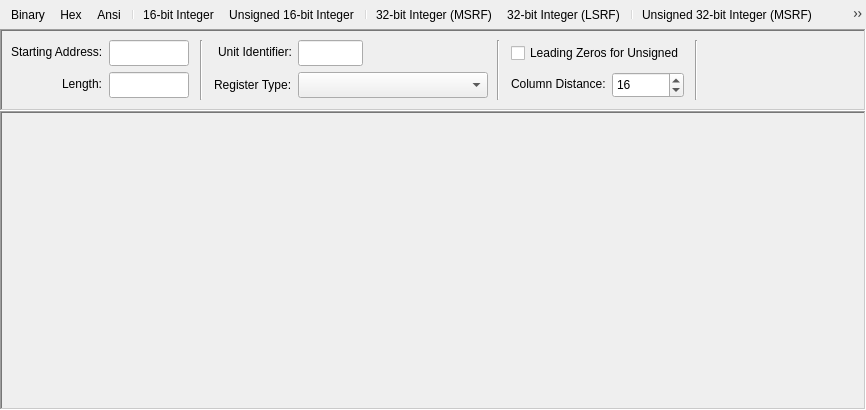
<?xml version="1.0" encoding="UTF-8"?>
<ui version="4.0">
 <class>FormDataView</class>
 <widget class="QWidget" name="FormDataView">
  <property name="geometry">
   <rect>
    <x>0</x>
    <y>0</y>
    <width>866</width>
    <height>410</height>
   </rect>
  </property>
  <layout class="QVBoxLayout" name="verticalLayout_2">
   <property name="spacing">
    <number>0</number>
   </property>
   <property name="leftMargin">
    <number>0</number>
   </property>
   <property name="topMargin">
    <number>0</number>
   </property>
   <property name="rightMargin">
    <number>0</number>
   </property>
   <property name="bottomMargin">
    <number>0</number>
   </property>
   <item>
    <widget class="ToolBar" name="toolBarDisplay">
     <property name="iconSize">
      <size>
       <width>24</width>
       <height>24</height>
      </size>
     </property>
     <addaction name="actionDisplayBinary"/>
     <addaction name="actionDisplayHex"/>
     <addaction name="actionDisplayAnsi"/>
     <addaction name="separator"/>
     <addaction name="actionDisplayInt16"/>
     <addaction name="actionDisplayUInt16"/>
     <addaction name="separator"/>
     <addaction name="actionDisplayInt32"/>
     <addaction name="actionDisplayInt32LSRF"/>
     <addaction name="separator"/>
     <addaction name="actionDisplayUInt32"/>
     <addaction name="actionDisplayUInt32LSRF"/>
     <addaction name="separator"/>
     <addaction name="actionDisplayInt64"/>
     <addaction name="actionDisplayInt64LSRF"/>
     <addaction name="separator"/>
     <addaction name="actionDisplayUInt64"/>
     <addaction name="actionDisplayUInt64LSRF"/>
     <addaction name="separator"/>
     <addaction name="actionDisplayFloat32"/>
     <addaction name="actionDisplayFloat32LSRF"/>
     <addaction name="separator"/>
     <addaction name="actionDisplayFloat64"/>
     <addaction name="actionDisplayFloat64LSRF"/>
     <addaction name="separator"/>
     <addaction name="actionDisplaySwapBytes"/>
    </widget>
   </item>
   <item>
    <widget class="QScrollArea" name="frameDataDefinition">
     <property name="autoFillBackground">
      <bool>true</bool>
     </property>
     <property name="frameShape">
      <enum>QFrame::WinPanel</enum>
     </property>
     <property name="frameShadow">
      <enum>QFrame::Sunken</enum>
     </property>
     <property name="verticalScrollBarPolicy">
      <enum>Qt::ScrollBarAlwaysOff</enum>
     </property>
     <property name="horizontalScrollBarPolicy">
      <enum>Qt::ScrollBarAsNeeded</enum>
     </property>
     <property name="widgetResizable">
      <bool>true</bool>
     </property>
     <widget class="QWidget" name="scrollAreaWidgetContents">
      <property name="geometry">
       <rect>
        <x>0</x>
        <y>0</y>
        <width>862</width>
        <height>88</height>
       </rect>
      </property>
      <layout class="QHBoxLayout" name="horizontalLayout_3" stretch="0,0,0,0,0,0,0">
       <property name="spacing">
        <number>9</number>
       </property>
       <item>
        <widget class="QFrame" name="frame_5">
         <property name="sizePolicy">
          <sizepolicy hsizetype="Maximum" vsizetype="Preferred">
           <horstretch>0</horstretch>
           <verstretch>0</verstretch>
          </sizepolicy>
         </property>
         <layout class="QFormLayout" name="formLayout">
          <property name="rowWrapPolicy">
           <enum>QFormLayout::DontWrapRows</enum>
          </property>
          <property name="labelAlignment">
           <set>Qt::AlignRight|Qt::AlignTrailing|Qt::AlignVCenter</set>
          </property>
          <property name="leftMargin">
           <number>0</number>
          </property>
          <property name="topMargin">
           <number>0</number>
          </property>
          <property name="rightMargin">
           <number>2</number>
          </property>
          <property name="bottomMargin">
           <number>0</number>
          </property>
          <item row="0" column="0">
           <widget class="QLabel" name="labelAddress">
            <property name="text">
             <string>Starting Address:</string>
            </property>
           </widget>
          </item>
          <item row="1" column="0">
           <widget class="QLabel" name="labelLength">
            <property name="text">
             <string>Length:</string>
            </property>
           </widget>
          </item>
          <item row="1" column="1">
           <widget class="NumericLineEdit" name="lineEditLength">
            <property name="minimumSize">
             <size>
              <width>0</width>
              <height>26</height>
             </size>
            </property>
            <property name="maximumSize">
             <size>
              <width>80</width>
              <height>16777215</height>
             </size>
            </property>
            <property name="contextMenuPolicy">
             <enum>Qt::NoContextMenu</enum>
            </property>
            <property name="acceptDrops">
             <bool>false</bool>
            </property>
           </widget>
          </item>
          <item row="0" column="1">
           <widget class="NumericLineEdit" name="lineEditAddress">
            <property name="minimumSize">
             <size>
              <width>0</width>
              <height>26</height>
             </size>
            </property>
            <property name="maximumSize">
             <size>
              <width>80</width>
              <height>16777215</height>
             </size>
            </property>
            <property name="contextMenuPolicy">
             <enum>Qt::NoContextMenu</enum>
            </property>
            <property name="acceptDrops">
             <bool>false</bool>
            </property>
           </widget>
          </item>
         </layout>
        </widget>
       </item>
       <item>
        <widget class="Line" name="line">
         <property name="orientation">
          <enum>Qt::Vertical</enum>
         </property>
        </widget>
       </item>
       <item>
        <widget class="QFrame" name="frame_4">
         <property name="sizePolicy">
          <sizepolicy hsizetype="Maximum" vsizetype="Preferred">
           <horstretch>0</horstretch>
           <verstretch>0</verstretch>
          </sizepolicy>
         </property>
         <layout class="QFormLayout" name="formLayout_3">
          <property name="rowWrapPolicy">
           <enum>QFormLayout::DontWrapRows</enum>
          </property>
          <property name="labelAlignment">
           <set>Qt::AlignRight|Qt::AlignTrailing|Qt::AlignVCenter</set>
          </property>
          <property name="leftMargin">
           <number>2</number>
          </property>
          <property name="topMargin">
           <number>0</number>
          </property>
          <property name="rightMargin">
           <number>0</number>
          </property>
          <property name="bottomMargin">
           <number>2</number>
          </property>
          <item row="0" column="0">
           <widget class="QLabel" name="labelDeviceId">
            <property name="text">
             <string>Unit Identifier:</string>
            </property>
           </widget>
          </item>
          <item row="0" column="1">
           <widget class="NumericLineEdit" name="lineEditDeviceId">
            <property name="minimumSize">
             <size>
              <width>0</width>
              <height>26</height>
             </size>
            </property>
            <property name="maximumSize">
             <size>
              <width>65</width>
              <height>16777215</height>
             </size>
            </property>
            <property name="contextMenuPolicy">
             <enum>Qt::NoContextMenu</enum>
            </property>
            <property name="acceptDrops">
             <bool>false</bool>
            </property>
           </widget>
          </item>
          <item row="1" column="0">
           <widget class="QLabel" name="labelMobusPointType">
            <property name="minimumSize">
             <size>
              <width>0</width>
              <height>26</height>
             </size>
            </property>
            <property name="text">
             <string>Register Type:</string>
            </property>
            <property name="alignment">
             <set>Qt::AlignLeading|Qt::AlignLeft|Qt::AlignVCenter</set>
            </property>
           </widget>
          </item>
          <item row="1" column="1">
           <widget class="PointTypeComboBox" name="comboBoxModbusPointType">
            <property name="minimumSize">
             <size>
              <width>190</width>
              <height>26</height>
             </size>
            </property>
            <property name="focusPolicy">
             <enum>Qt::StrongFocus</enum>
            </property>
            <property name="frame">
             <bool>true</bool>
            </property>
           </widget>
          </item>
         </layout>
        </widget>
       </item>
       <item>
        <widget class="Line" name="line_2">
         <property name="orientation">
          <enum>Qt::Vertical</enum>
         </property>
        </widget>
       </item>
       <item>
        <widget class="QFrame" name="frame">
         <property name="sizePolicy">
          <sizepolicy hsizetype="Maximum" vsizetype="Preferred">
           <horstretch>0</horstretch>
           <verstretch>0</verstretch>
          </sizepolicy>
         </property>
         <layout class="QFormLayout" name="formLayout_2">
          <property name="rowWrapPolicy">
           <enum>QFormLayout::DontWrapRows</enum>
          </property>
          <property name="leftMargin">
           <number>2</number>
          </property>
          <property name="topMargin">
           <number>0</number>
          </property>
          <property name="rightMargin">
           <number>2</number>
          </property>
          <property name="bottomMargin">
           <number>0</number>
          </property>
          <item row="1" column="0">
           <widget class="QLabel" name="labelColumnsDistance">
            <property name="text">
             <string>Column Distance:</string>
            </property>
           </widget>
          </item>
          <item row="1" column="1">
           <widget class="QSpinBox" name="spinBoxColumnsDistance">
            <property name="minimumSize">
             <size>
              <width>60</width>
              <height>26</height>
             </size>
            </property>
            <property name="minimum">
             <number>1</number>
            </property>
            <property name="maximum">
             <number>32</number>
            </property>
            <property name="value">
             <number>16</number>
            </property>
           </widget>
          </item>
          <item row="0" column="0" colspan="2">
           <widget class="QCheckBox" name="checkBoxLeadingZeros">
            <property name="minimumSize">
             <size>
              <width>0</width>
              <height>26</height>
             </size>
            </property>
            <property name="text">
             <string>Leading Zeros for Unsigned</string>
            </property>
           </widget>
          </item>
         </layout>
        </widget>
       </item>
       <item>
        <widget class="Line" name="line_3">
         <property name="orientation">
          <enum>Qt::Vertical</enum>
         </property>
        </widget>
       </item>
       <item>
        <spacer name="horizontalSpacer">
         <property name="orientation">
          <enum>Qt::Horizontal</enum>
         </property>
         <property name="sizeHint" stdset="0">
          <size>
           <width>0</width>
           <height>0</height>
          </size>
         </property>
        </spacer>
       </item>
      </layout>
     </widget>
    </widget>
   </item>
   <item>
    <widget class="OutputDataWidget" name="outputWidget">
     <property name="sizePolicy">
      <sizepolicy hsizetype="Preferred" vsizetype="Preferred">
       <horstretch>0</horstretch>
       <verstretch>1</verstretch>
      </sizepolicy>
     </property>
     <property name="autoFillBackground">
      <bool>true</bool>
     </property>
     <property name="frameShape">
      <enum>QFrame::WinPanel</enum>
     </property>
     <property name="frameShadow">
      <enum>QFrame::Sunken</enum>
     </property>
    </widget>
   </item>
  </layout>
  <action name="actionDisplayBinary">
   <property name="checkable">
    <bool>true</bool>
   </property>
   <property name="icon">
    <iconset resource="resources.qrc">
     <normaloff>:/res/icons/fallback/binary.png</normaloff>:/res/icons/fallback/binary.png</iconset>
   </property>
   <property name="text">
    <string>Binary</string>
   </property>
   <property name="toolTip">
    <string>Binary</string>
   </property>
   <property name="shortcut">
    <string notr="true">Ctrl+1</string>
   </property>
   <property name="shortcutContext">
    <enum>Qt::ShortcutContext::WidgetWithChildrenShortcut</enum>
   </property>
  </action>
  <action name="actionDisplayHex">
   <property name="checkable">
    <bool>true</bool>
   </property>
   <property name="icon">
    <iconset resource="resources.qrc">
     <normaloff>:/res/icons/fallback/hex.png</normaloff>:/res/icons/fallback/hex.png</iconset>
   </property>
   <property name="text">
    <string>Hex</string>
   </property>
   <property name="toolTip">
    <string>Hex</string>
   </property>
   <property name="shortcut">
    <string notr="true">Ctrl+2</string>
   </property>
   <property name="shortcutContext">
    <enum>Qt::ShortcutContext::WidgetWithChildrenShortcut</enum>
   </property>
  </action>
  <action name="actionDisplayAnsi">
   <property name="checkable">
    <bool>true</bool>
   </property>
   <property name="icon">
    <iconset resource="resources.qrc">
     <normaloff>:/res/icons/fallback/ansi.png</normaloff>:/res/icons/fallback/ansi.png</iconset>
   </property>
   <property name="text">
    <string>Ansi</string>
   </property>
   <property name="toolTip">
    <string>Ansi</string>
   </property>
  </action>
  <action name="actionDisplayInt16">
   <property name="checkable">
    <bool>true</bool>
   </property>
   <property name="icon">
    <iconset resource="resources.qrc">
     <normaloff>:/res/icons/fallback/int16.png</normaloff>:/res/icons/fallback/int16.png</iconset>
   </property>
   <property name="text">
    <string>16-bit Integer</string>
   </property>
   <property name="toolTip">
    <string>16-bit Integer</string>
   </property>
   <property name="shortcut">
    <string notr="true">Ctrl+3</string>
   </property>
   <property name="shortcutContext">
    <enum>Qt::ShortcutContext::WidgetWithChildrenShortcut</enum>
   </property>
  </action>
  <action name="actionDisplayUInt16">
   <property name="checkable">
    <bool>true</bool>
   </property>
   <property name="icon">
    <iconset resource="resources.qrc">
     <normaloff>:/res/icons/fallback/uint16.png</normaloff>:/res/icons/fallback/uint16.png</iconset>
   </property>
   <property name="text">
    <string>Unsigned 16-bit Integer</string>
   </property>
   <property name="toolTip">
    <string>Unsigned 16-bit Integer</string>
   </property>
   <property name="shortcut">
    <string notr="true">Ctrl+4</string>
   </property>
   <property name="shortcutContext">
    <enum>Qt::ShortcutContext::WidgetWithChildrenShortcut</enum>
   </property>
  </action>
  <action name="actionDisplayInt32">
   <property name="checkable">
    <bool>true</bool>
   </property>
   <property name="icon">
    <iconset resource="resources.qrc">
     <normaloff>:/res/icons/fallback/int32.png</normaloff>:/res/icons/fallback/int32.png</iconset>
   </property>
   <property name="text">
    <string>32-bit Integer (MSRF)</string>
   </property>
   <property name="toolTip">
    <string>32-bit Integer (MSRF)</string>
   </property>
   <property name="shortcut">
    <string notr="true">Ctrl+5</string>
   </property>
   <property name="shortcutContext">
    <enum>Qt::ShortcutContext::WidgetWithChildrenShortcut</enum>
   </property>
  </action>
  <action name="actionDisplayInt32LSRF">
   <property name="checkable">
    <bool>true</bool>
   </property>
   <property name="icon">
    <iconset resource="resources.qrc">
     <normaloff>:/res/icons/fallback/swapped-int32.png</normaloff>:/res/icons/fallback/swapped-int32.png</iconset>
   </property>
   <property name="text">
    <string>32-bit Integer (LSRF)</string>
   </property>
   <property name="toolTip">
    <string>32-bit Integer (LSRF)</string>
   </property>
   <property name="shortcut">
    <string notr="true">Ctrl+Alt+5</string>
   </property>
   <property name="shortcutContext">
    <enum>Qt::ShortcutContext::WidgetWithChildrenShortcut</enum>
   </property>
  </action>
  <action name="actionDisplayUInt32">
   <property name="checkable">
    <bool>true</bool>
   </property>
   <property name="icon">
    <iconset resource="resources.qrc">
     <normaloff>:/res/icons/fallback/uint32.png</normaloff>:/res/icons/fallback/uint32.png</iconset>
   </property>
   <property name="text">
    <string>Unsigned 32-bit Integer (MSRF)</string>
   </property>
   <property name="toolTip">
    <string>Unsigned 32-bit Integer (MSRF)</string>
   </property>
   <property name="shortcut">
    <string notr="true">Ctrl+6</string>
   </property>
   <property name="shortcutContext">
    <enum>Qt::ShortcutContext::WidgetWithChildrenShortcut</enum>
   </property>
  </action>
  <action name="actionDisplayUInt32LSRF">
   <property name="checkable">
    <bool>true</bool>
   </property>
   <property name="icon">
    <iconset resource="resources.qrc">
     <normaloff>:/res/icons/fallback/swapped-uint32.png</normaloff>:/res/icons/fallback/swapped-uint32.png</iconset>
   </property>
   <property name="text">
    <string>Unsigned 32-bit Integer (LSRF)</string>
   </property>
   <property name="toolTip">
    <string>Unsigned 32-bit Integer (LSRF)</string>
   </property>
   <property name="shortcut">
    <string notr="true">Ctrl+Alt+6</string>
   </property>
   <property name="shortcutContext">
    <enum>Qt::ShortcutContext::WidgetWithChildrenShortcut</enum>
   </property>
  </action>
  <action name="actionDisplayInt64">
   <property name="checkable">
    <bool>true</bool>
   </property>
   <property name="icon">
    <iconset resource="resources.qrc">
     <normaloff>:/res/icons/fallback/int64.png</normaloff>:/res/icons/fallback/int64.png</iconset>
   </property>
   <property name="text">
    <string>64-bit Integer (MSRF)</string>
   </property>
   <property name="toolTip">
    <string>64-bit Integer (MSRF)</string>
   </property>
   <property name="shortcut">
    <string notr="true">Ctrl+7</string>
   </property>
   <property name="shortcutContext">
    <enum>Qt::ShortcutContext::WidgetWithChildrenShortcut</enum>
   </property>
  </action>
  <action name="actionDisplayInt64LSRF">
   <property name="checkable">
    <bool>true</bool>
   </property>
   <property name="icon">
    <iconset resource="resources.qrc">
     <normaloff>:/res/icons/fallback/swapped-int64.png</normaloff>:/res/icons/fallback/swapped-int64.png</iconset>
   </property>
   <property name="text">
    <string>64-bit Integer (LSRF)</string>
   </property>
   <property name="toolTip">
    <string>64-bit Integer (LSRF)</string>
   </property>
   <property name="shortcut">
    <string notr="true">Ctrl+Alt+7</string>
   </property>
   <property name="shortcutContext">
    <enum>Qt::ShortcutContext::WidgetWithChildrenShortcut</enum>
   </property>
  </action>
  <action name="actionDisplayUInt64">
   <property name="checkable">
    <bool>true</bool>
   </property>
   <property name="icon">
    <iconset resource="resources.qrc">
     <normaloff>:/res/icons/fallback/uint64.png</normaloff>:/res/icons/fallback/uint64.png</iconset>
   </property>
   <property name="text">
    <string>Unsigned 64-bit Integer (MSRF)</string>
   </property>
   <property name="toolTip">
    <string>Unsigned 64-bit Integer (MSRF)</string>
   </property>
   <property name="shortcut">
    <string notr="true">Ctrl+8</string>
   </property>
   <property name="shortcutContext">
    <enum>Qt::ShortcutContext::WidgetWithChildrenShortcut</enum>
   </property>
  </action>
  <action name="actionDisplayUInt64LSRF">
   <property name="checkable">
    <bool>true</bool>
   </property>
   <property name="icon">
    <iconset resource="resources.qrc">
     <normaloff>:/res/icons/fallback/swapped-uint64.png</normaloff>:/res/icons/fallback/swapped-uint64.png</iconset>
   </property>
   <property name="text">
    <string>Unsigned 64-bit Integer (LSRF)</string>
   </property>
   <property name="toolTip">
    <string>Unsigned 64-bit Integer (LSRF)</string>
   </property>
   <property name="shortcut">
    <string notr="true">Ctrl+Alt+8</string>
   </property>
   <property name="shortcutContext">
    <enum>Qt::ShortcutContext::WidgetWithChildrenShortcut</enum>
   </property>
  </action>
  <action name="actionDisplayFloat32">
   <property name="checkable">
    <bool>true</bool>
   </property>
   <property name="icon">
    <iconset resource="resources.qrc">
     <normaloff>:/res/icons/fallback/floating-pt.png</normaloff>:/res/icons/fallback/floating-pt.png</iconset>
   </property>
   <property name="text">
    <string>Float (MSRF)</string>
   </property>
   <property name="toolTip">
    <string>32-bit Float (MSRF)</string>
   </property>
   <property name="shortcut">
    <string notr="true">Ctrl+9</string>
   </property>
   <property name="shortcutContext">
    <enum>Qt::ShortcutContext::WidgetWithChildrenShortcut</enum>
   </property>
  </action>
  <action name="actionDisplayFloat32LSRF">
   <property name="checkable">
    <bool>true</bool>
   </property>
   <property name="icon">
    <iconset resource="resources.qrc">
     <normaloff>:/res/icons/fallback/swapped-fp.png</normaloff>:/res/icons/fallback/swapped-fp.png</iconset>
   </property>
   <property name="text">
    <string>Float (LSRF)</string>
   </property>
   <property name="toolTip">
    <string>32-bit Float (LSRF)</string>
   </property>
   <property name="shortcut">
    <string notr="true">Ctrl+Alt+9</string>
   </property>
   <property name="shortcutContext">
    <enum>Qt::ShortcutContext::WidgetWithChildrenShortcut</enum>
   </property>
  </action>
  <action name="actionDisplayFloat64">
   <property name="checkable">
    <bool>true</bool>
   </property>
   <property name="icon">
    <iconset resource="resources.qrc">
     <normaloff>:/res/icons/fallback/dbl-float.png</normaloff>:/res/icons/fallback/dbl-float.png</iconset>
   </property>
   <property name="text">
    <string>Double (MSRF)</string>
   </property>
   <property name="toolTip">
    <string>64-bit Float (MSRF)</string>
   </property>
   <property name="shortcut">
    <string notr="true">Ctrl+0</string>
   </property>
   <property name="shortcutContext">
    <enum>Qt::ShortcutContext::WidgetWithChildrenShortcut</enum>
   </property>
  </action>
  <action name="actionDisplayFloat64LSRF">
   <property name="checkable">
    <bool>true</bool>
   </property>
   <property name="icon">
    <iconset resource="resources.qrc">
     <normaloff>:/res/icons/fallback/swapped-dbl.png</normaloff>:/res/icons/fallback/swapped-dbl.png</iconset>
   </property>
   <property name="text">
    <string>Double (LSRF)</string>
   </property>
   <property name="toolTip">
    <string>64-bit Float (LSRF)</string>
   </property>
   <property name="shortcut">
    <string notr="true">Ctrl+Alt+0</string>
   </property>
   <property name="shortcutContext">
    <enum>Qt::ShortcutContext::WidgetWithChildrenShortcut</enum>
   </property>
  </action>
  <action name="actionDisplaySwapBytes">
   <property name="checkable">
    <bool>true</bool>
   </property>
   <property name="icon">
    <iconset resource="resources.qrc">
     <normaloff>:/res/icons/fallback/swap-bytes.png</normaloff>:/res/icons/fallback/swap-bytes.png</iconset>
   </property>
   <property name="text">
    <string>Swap Bytes (0xAB → 0xBA)</string>
   </property>
   <property name="toolTip">
    <string>Swap Bytes (0xAB → 0xBA)</string>
   </property>
  </action>
 </widget>
 <customwidgets>
  <customwidget>
   <class>ToolBar</class>
   <extends>QToolBar</extends>
   <header>toolbar.h</header>
  </customwidget>
  <customwidget>
   <class>NumericLineEdit</class>
   <extends>QLineEdit</extends>
   <header>numericlineedit.h</header>
  </customwidget>
  <customwidget>
   <class>PointTypeComboBox</class>
   <extends>QComboBox</extends>
   <header>pointtypecombobox.h</header>
  </customwidget>
  <customwidget>
   <class>OutputDataWidget</class>
   <extends>QFrame</extends>
   <header>outputdatawidget.h</header>
   <container>1</container>
  </customwidget>
 </customwidgets>
 <tabstops>
  <tabstop>lineEditAddress</tabstop>
  <tabstop>lineEditLength</tabstop>
  <tabstop>lineEditDeviceId</tabstop>
 </tabstops>
 <resources>
  <include location="../app/resources.qrc"/>
 </resources>
 <connections/>
</ui>
